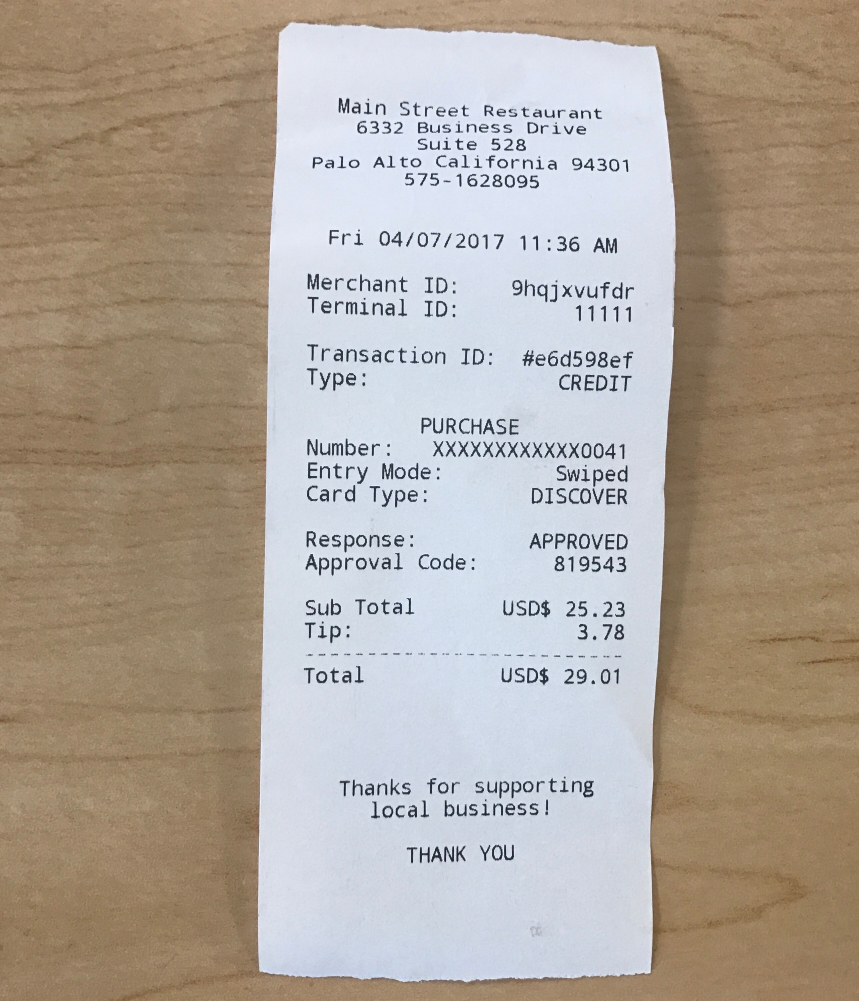
#> input picture backend/sample_receipt.jpg, 2577 x 3001 px (shown at 1/3 size)
$ python -i process.py   (imports and definitions only)
#> lines starting #> are read from the running program, lines starting #| are printed output that depends on the picture; after the words box and inside, x2 and y2 are one past the last pixel; in counts of white or black regions, pixels touching at a corner belong together
import cv2
import numpy as np

def load_and_resize_image(image_path, max_width=1920, max_height=1080):
    """Loads an image and resizes it to fit within specified dimensions."""
#> called with image_path = 'sample_receipt.jpg', max_width = 1920, max_height = 1080
    image = cv2.imread(image_path)
#> image is the input picture: shape (3001, 2577, 3); mean B, G, R 154.3, 165.2, 175.3
    if image is None:
        raise FileNotFoundError(f"[ERROR] Could not load the image at {image_path}.")

    print("[DEBUG] Image loaded successfully.")

    # Calculate scaling factor to maintain aspect ratio
    height, width = image.shape[:2]
#> height = 3001; width = 2577
    scaling_factor = min(max_width / width, max_height / height)
#> scaling_factor = 0.36
    new_width = int(width * scaling_factor)
#> new_width = 927
    new_height = int(height * scaling_factor)
#> new_height = 1080

    resized_image = cv2.resize(image, (new_width, new_height))
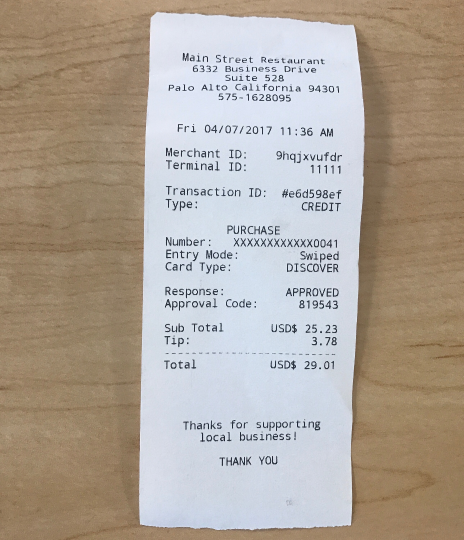
#> resized_image: shape (1080, 927, 3) (shown at 1/2 size); mean B, G, R 154.2, 165, 175.2
    print("[DEBUG] Resized image to fit within dimensions.")
    return resized_image

def find_receipt_contour(image, min_contour_area=10000):
    """Finds the largest rectangular contour in the image, assumed to be the receipt."""
#> called with min_contour_area = 10000
    # Convert to grayscale and detect edges
    gray_image = cv2.cvtColor(image, cv2.COLOR_BGR2GRAY)
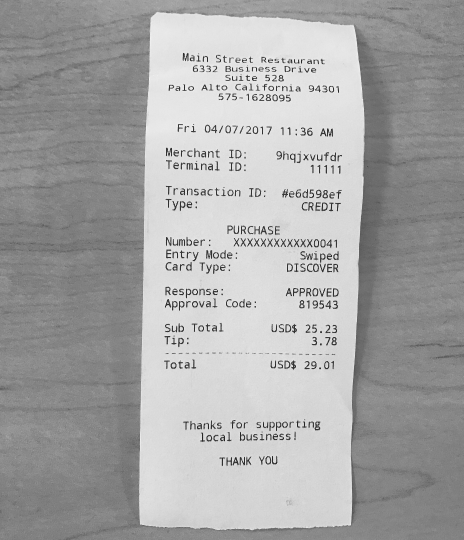
#> gray_image: shape (1080, 927) (shown at 1/2 size); min 14, max 253, mean 166.8
    edges = cv2.Canny(gray_image, threshold1=50, threshold2=150)
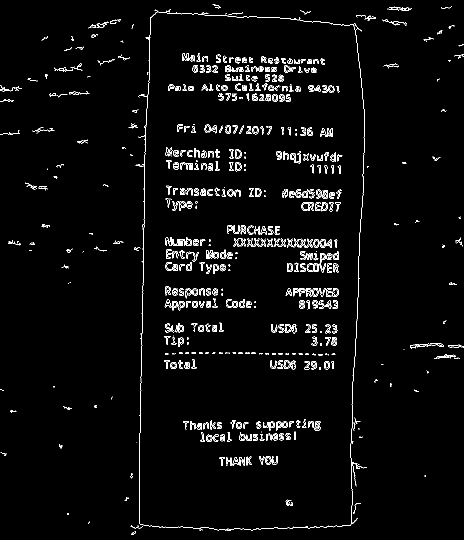
#> edges: shape (1080, 927) (shown at 1/2 size); 2.8% white in thin lines or dots

    # Find contours
    contours, _ = cv2.findContours(edges, cv2.RETR_EXTERNAL, cv2.CHAIN_APPROX_SIMPLE)
#> contours = 129 contours, 122 with area under 20; largest, box (x1, y1, x2, y2) and area: (271, 19, 730, 1062) 436366, (193, 43, 218, 56) 96, (774, 13, 823, 22) 83, (764, 39, 814, 51) 32, (83, 448, 100, 455) 31, (141, 127, 165, 142) 24, (265, 219, 277, 225) 20
    contours = sorted(contours, key=cv2.contourArea, reverse=True)

    # Check contour sizes
    for contour in contours:
        area = cv2.contourArea(contour)
        if area < min_contour_area:
            print("[DEBUG] Contour area too small. Skipping.")
            continue

        perimeter = cv2.arcLength(contour, True)
        approx = cv2.approxPolyDP(contour, 0.02 * perimeter, True)
        if len(approx) == 4:  # Check if it is a rectangle
            print("[DEBUG] Receipt contour found.")
            return approx
#> this loop made 1 pass
#> (area, perimeter, approx) on pass 1: (436365.5, 3358.5, [[311, 19], [279, 1047], [699, 1051], [723, 61]])
#| [DEBUG] Receipt contour found.
    print("[DEBUG] No significant rectangular contour found.")
    return None

def enhance_image_contrast(image, gamma=1.2):
    """Enhances the contrast of the image and applies gamma correction."""
    # Normalize the image for better contrast
    contrast_enhanced = cv2.normalize(image, None, alpha=0, beta=255, norm_type=cv2.NORM_MINMAX)

    # Apply gamma correction
    gamma_corrected = np.array(255 * (contrast_enhanced / 255) ** gamma, dtype=np.uint8)
    print("[DEBUG] Enhanced contrast and applied gamma correction.")

    # Apply thresholding for better text clarity
    _, thresholded = cv2.threshold(gamma_corrected, 0, 255, cv2.THRESH_BINARY + cv2.THRESH_OTSU)
    print("[DEBUG] Applied thresholding for clear text.")
    return thresholded

def process_receipt(image_path, cropped_output_path, enhanced_output_path, min_contour_area=10000):
    """Main function to process the receipt image."""
    try:
        # Step 1: Load and resize the image
        resized_image = load_and_resize_image(image_path)

        # Step 2: Find the receipt contour if necessary
        receipt_contour = find_receipt_contour(resized_image, min_contour_area)
#> receipt_contour = [[311, 19], [279, 1047], [699, 1051], [723, 61]]
        if receipt_contour is None:
            print("[DEBUG] Assuming receipt is already cropped.")
            cropped_gray = cv2.cvtColor(resized_image, cv2.COLOR_BGR2GRAY)
        else:
            # Crop to the receipt contour
            x, y, w, h = cv2.boundingRect(receipt_contour)
#> x = 279; y = 19; w = 445; h = 1033
            cropped_image = resized_image[y:y+h, x:x+w]
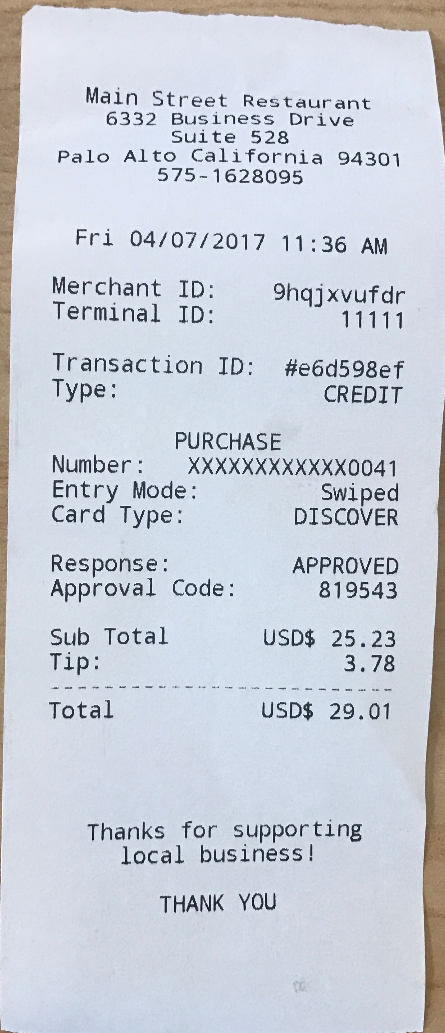
#> cropped_image: shape (1033, 445, 3); mean B, G, R 217.4, 207.2, 201.3
            cropped_gray = cv2.cvtColor(cropped_image, cv2.COLOR_BGR2GRAY)
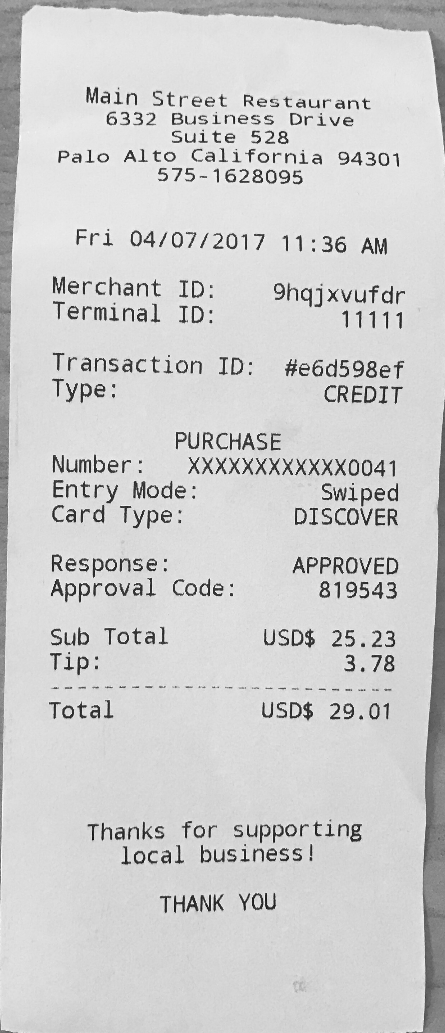
#> cropped_gray: shape (1033, 445); min 14, max 253, mean 206.6
            cv2.imwrite(cropped_output_path, cropped_image)
            print(f"[DEBUG] Cropped image saved as {cropped_output_path}.")

        # Step 3: Enhance the image for OCR
        enhanced_image = enhance_image_contrast(cropped_gray)
#> in enhance_image_contrast, `gamma_corrected = np.array(255 * (contrast_enhanced / 255) ** gamma, d..`:
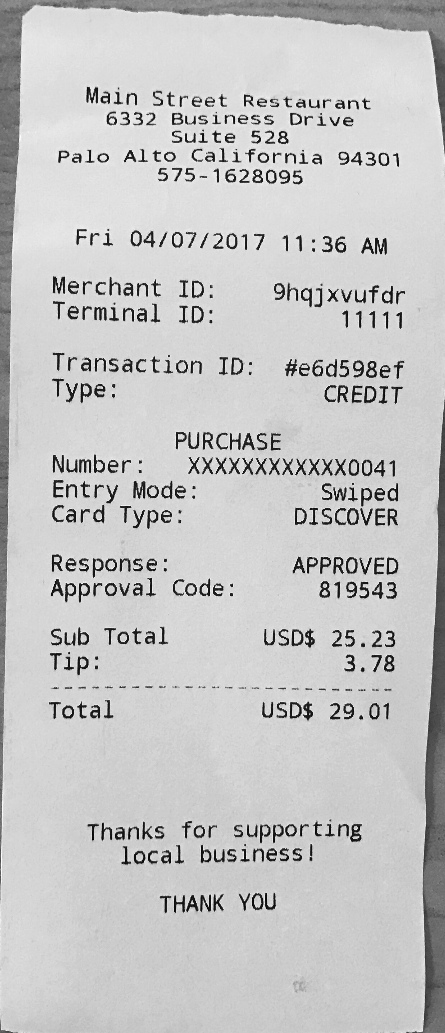
#> gamma_corrected: shape (1033, 445); min 0, max 255, mean 197.4
#> in enhance_image_contrast, `_, thresholded = cv2.threshold(gamma_corrected, 0, 255, cv2.THRESH_BIN..`:
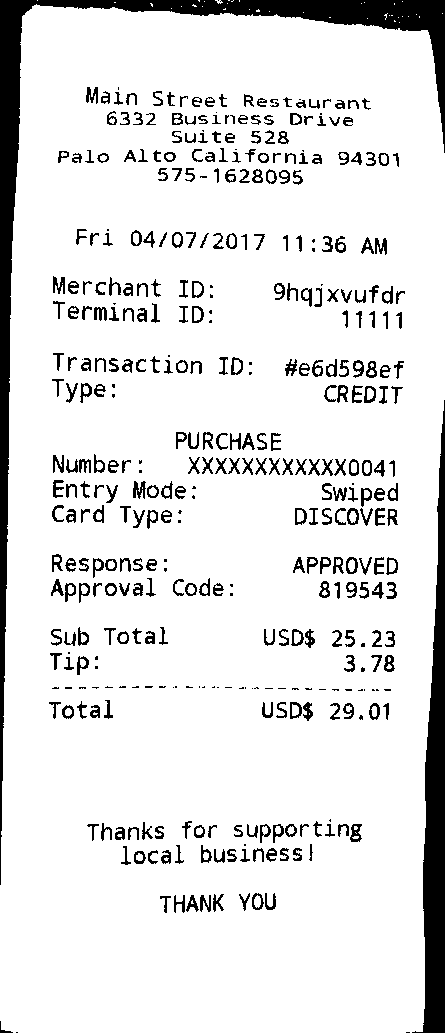
#> thresholded: shape (1033, 445); 89.1% white; 419 black regions (80 under 20 px), largest, box (x1, y1, x2, y2) and area: (0, 0, 445, 885) 16560, (412, 400, 445, 1033) 8980, (133, 481, 146, 499) 143
        cv2.imwrite(enhanced_output_path, enhanced_image)
        print(f"[DEBUG] Enhanced image saved as {enhanced_output_path}.")

        # Display results
        # cv2.imshow("Enhanced Receipt", enhanced_image)
        # cv2.waitKey(0)
        # cv2.destroyAllWindows()

        return enhanced_image

    except Exception as e:
        print(f"[ERROR] {e}")

# [5 lines of commented-out code are left out]

>>> result = process_receipt('sample_receipt.jpg', 'out.png', 'out1.png')
